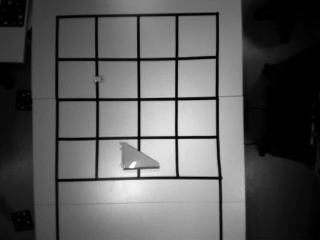
#> input picture picture.png, 320 x 240 px
$ python drone_autopilot.py
#> lines starting #> are read from the running program, lines starting #| are printed output that depends on the picture; after the words box and inside, x2 and y2 are one past the last pixel; in counts of white or black regions, pixels touching at a corner belong together
### image_processing.py
import cv2
import numpy as np
import math
import os
import image_utils as img_utils

def nothing(x):
    pass

def save_processed_image():
    image = display_picture()
    cv2.imwrite("processed.png", image)

cv2.namedWindow("Before and After")
#cv2.createTrackbar("Threshold", "Before and After", 25, 255, nothing)

min_area = 100
max_area = 800

#cv2.namedWindow("Landing Pad Detection")
cv2.createTrackbar("Min Area", "Before and After", min_area, 6000, nothing)
cv2.createTrackbar("Max Area", "Before and After", max_area, 6000, nothing)

def display_picture():
    # [4 lines of commented-out code are left out]
    filename = f"{os.path.abspath(os.getcwd())}/picture.png"

    # Read the latest image
    original_image = cv2.imread(filename, cv2.IMREAD_GRAYSCALE)
#> original_image is the input picture: shape (240, 320); min 0, max 255, mean 90.5

    # If the image was loaded successfully
    if original_image is None:
        print(f"Failed to load {filename}.")
        return None

    # Get the threshold value from trackbar
    threshold_value = 59 # cv2.getTrackbarPos("Threshold", "Before and After")

    # Apply thresholding to create a binary inverse image
    _, processed_image = cv2.threshold(original_image, threshold_value, 255, cv2.THRESH_BINARY_INV)
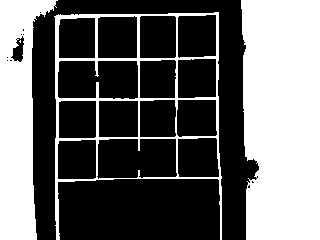
#> processed_image: shape (240, 320); 39.7% white; 4 white regions (1 under 20 px), largest, box (x1, y1, x2, y2) and area: (241, 0, 320, 240) 17948, (0, 0, 58, 240) 8108, (54, 12, 222, 240) 4435

    # Combine original and processed images side by side
    combined_image = np.hstack((original_image, processed_image))
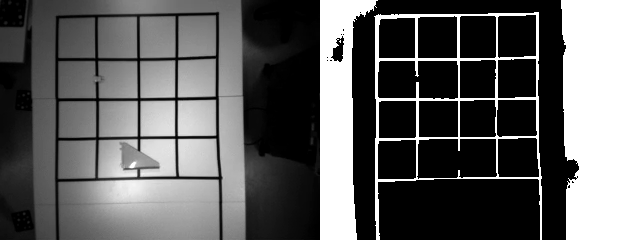
#> combined_image: shape (240, 640); min 0, max 255, mean 95.9

    # Display the combined image
    cv2.imshow("Before and After", combined_image)

    return processed_image

processed_image = display_picture()

# [37 lines left out: function find_landing_pad, not called in this run]

# [14 lines that do not run on import are left out]

### drone_autopilot.py
from djitellopy import Tello
import cv2
import os
import time
import math
import numpy as np
import image_processing as imgp
import image_utils as img_utils
import intersection_finder as int_finder
import json

# [113 lines left out: functions rotate_if_needed, move_if_needed, move_over_triangle, calculate_angle, count_white_pixels_in_box, calculate_direction_vector and 2 more, not called in this run]

def detect_triangle_shape(image, tolerance = 20):
    # Step 1: Preprocess the image
    gray = cv2.cvtColor(image, cv2.COLOR_BGR2GRAY)
    _, binary = cv2.threshold(gray, 100, 255, cv2.THRESH_BINARY)

    # Step 2: Find contours
    contours, _ = cv2.findContours(binary, cv2.RETR_TREE, cv2.CHAIN_APPROX_SIMPLE)

    for contour in contours:
        # adjust epsilon if triangle is not detected
        approx = cv2.approxPolyDP(contour, 0.04 * cv2.arcLength(contour, True), True)

        M = cv2.moments(contour)
        if M['m00'] != 0.0:
            x = int(M['m10']/M['m00'])
            y = int(M['m01']/M['m00'])

        if len(approx) == 3:
            if not count_white_pixels_in_box(image, contour, max_white_percentage=30):
                continue  # Skip this contour if white pixel percentage is too high

            #cv2.putText(image, 'Triangle', (x, y), cv2.FONT_HERSHEY_SIMPLEX, 0.6, (220, 0, 255), 2)

            points = [tuple(point[0]) for point in approx]
            for point in points:
                x = point[0]
                y = point[1]
                cv2.circle(image, (x, y), 5, (220, 0, 255), 2)

            angles = [
                calculate_angle(points[1], points[0], points[2]),
                calculate_angle(points[2], points[1], points[0]),
                calculate_angle(points[0], points[2], points[1])
            ]

            i_prev = 0
            i_next = 0
            right_angle = -1
            for i, angle in enumerate(angles):
                print(angle)
                if 90 - tolerance <= angle <= 90 + tolerance:
                    #cv2.circle(image, points[i], 15, (0, 0, 255), 4)

                    i_prev = i - 1
                    if i_prev < 0:
                        i_prev = 2

                    i_next = i + 1
                    if i_next > 2:
                        i_next = 0

                    cv2.line(image, points[i], points[i_prev], (255, 0 , 0), 2)
                    cv2.line(image, points[i], points[i_next], (0, 255, 0), 2)

                    right_angle = i

            if right_angle != -1:
                avg_x = (points[i_prev][0] + points[i_next][0]) / 2
                avg_y = (points[i_prev][1] + points[i_next][1]) / 2

                #cv2.circle(image, (int(avg_x), int(avg_y)), 15, (0, 255, 255), 2)

                right_angle_point = points[right_angle]  # Right angle vertex
                avg_point = (avg_x, avg_y)  # Average point
                direction_vector, magnitude = calculate_direction_vector(right_angle_point, avg_point)

                # Draw the direction vector (optional: scale it for visibility)
                scale = 64  # Scale factor to make the vector more visible
                end_point = (int(right_angle_point[0] + direction_vector[0] * scale),
                             int(right_angle_point[1] + direction_vector[1] * scale))
                cv2.arrowedLine(image, right_angle_point, end_point, (0, 255, 255), 2, tipLength=0.05)

                dir_x, dir_y = get_direction_vector(right_angle_point, end_point, True)

                # bottom right == (-0.7071067811865475, -0.7071067811865475)
                angle = calculate_angle_between_dir_vectors((-0.7071067811865475, -0.7071067811865475), (dir_x, dir_y))
                angle_degrees = math.degrees(angle)

                return angle_degrees, right_angle_point
    # no triangle found
    return None, None

# [192 lines left out: functions take_picture, try_get_triangle_angle, try_get_triangle_loc, drone_autopilot_takeoff, drone_autopilot_take_pictures, align_drone_correctly and 1 more, not called in this run]

if __name__ == "__main__":
    #image = cv2.imread('align_test.png')
    image = cv2.imread('processed.png')
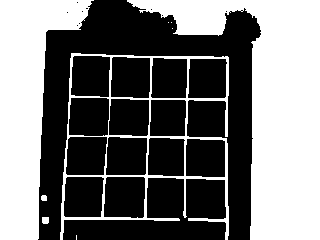
#> input picture processed.png, 320 x 240 px
#> image is the input picture: shape (240, 320, 3); 44.5% white; 9 white regions (4 under 20 px), largest, box (x1, y1, x2, y2) and area: (127, 0, 320, 240) 18847, (0, 0, 94, 240) 11375, (60, 53, 229, 240) 3884, (42, 217, 49, 224) 47, (41, 195, 47, 201) 33

    angle = detect_triangle_shape(image)
#> in detect_triangle_shape, `gray = cv2.cvtColor(image, cv2.COLOR_BGR2GRAY)`: gray: shape (240, 320); 44.5% white; 9 white regions (4 under 20 px)
#> in detect_triangle_shape, `contours, _ = cv2.findContours(binary, cv2.RETR_TREE, cv2.CHAIN_APPROX..`: contours = 32 contours, 14 with area under 20; largest, box (x1, y1, x2, y2) and area: (60, 53, 229, 240) 21984, (127, 0, 320, 240) 18386, (0, 0, 94, 240) 11058, (103, 176, 146, 219) 1674, (110, 56, 151, 99) 1600
#> the loop in detect_triangle_shape, `for contour in contours:` made 32 passes
#> approx on passes 2, 5, 6, 7, 8, 9, 10, 11, 12, 13, 14: [[42, 217], [42, 222], [47, 223], [48, 217]], [[107, 176], [145, 178], [142, 218], [103, 216]], [[67, 176], [104, 178], [100, 217], [63, 215]], [[186, 139], [224, 140], [225, 176], [186, 176]], [[150, 137], [185, 140], [183, 176], [147, 174]], [[109, 136], [147, 138], [144, 175], [105, 174]], [[70, 136], [107, 137], [103, 175], [65, 173]], [[151, 99], [186, 101], [184, 136], [149, 135]], [[110, 99], [148, 99], [148, 134], [109, 135]], [[70, 98], [108, 98], [108, 134], [69, 135]], [[190, 58], [226, 59], [224, 98], [187, 97]]
    print(angle)
#| (None, None)

    cv2.imshow('shapes', image)
    cv2.waitKey(0)

    cv2.destroyAllWindows()
